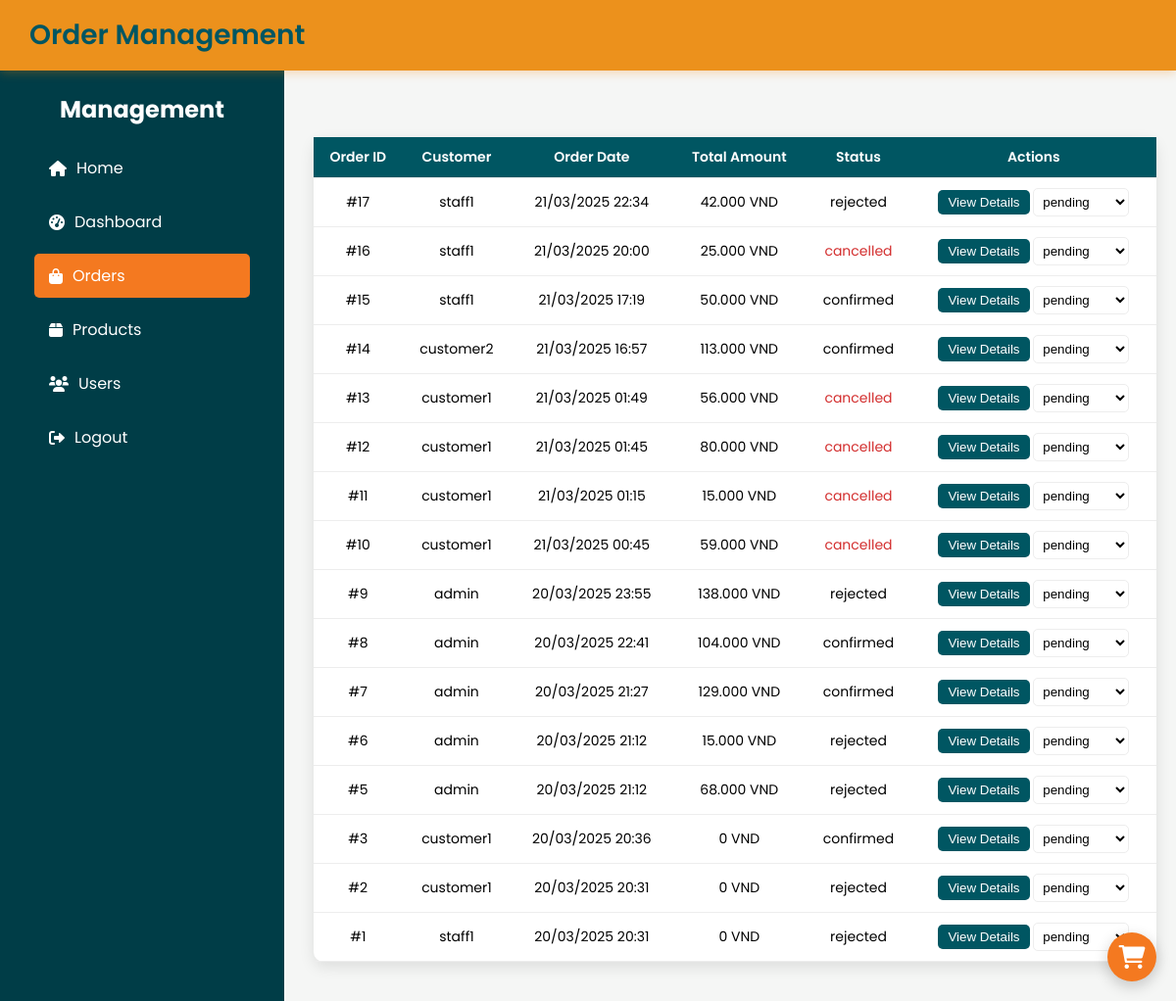
The app's page /admin/orders.php (signed in), older data.
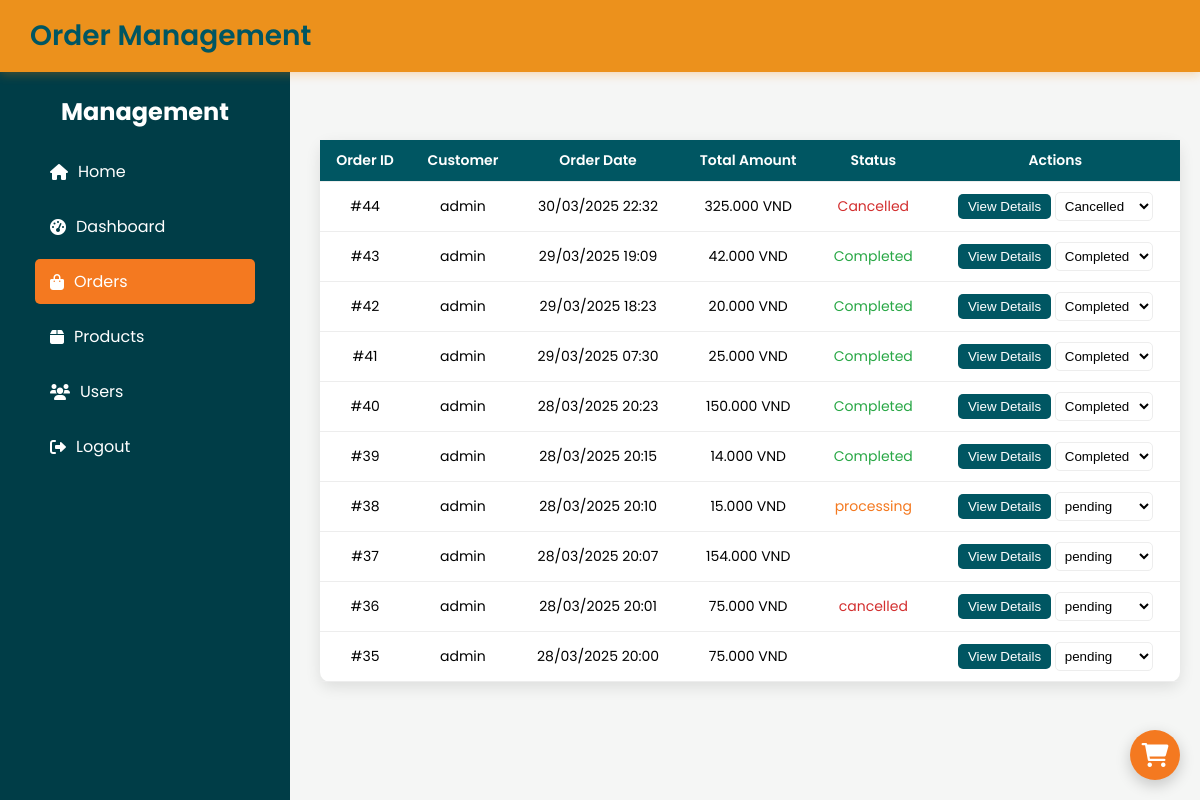
The same page, newer data.
### tables this page shows
CREATE TABLE `orders` (
  `order_id` int(11) NOT NULL,
  `user_id` int(11) DEFAULT NULL,
  `order_date` datetime DEFAULT current_timestamp(),
  `total_amount` decimal(10,2) NOT NULL DEFAULT 0.00,
  `status` varchar(50) NOT NULL,
  `payment_method` varchar(50) NOT NULL DEFAULT 'cod',
  `address` text NOT NULL,
  `note` text DEFAULT NULL
);

CREATE TABLE `users` (
  `user_id` int(11) NOT NULL,
  `username` varchar(50) NOT NULL,
  `password` varchar(255) NOT NULL,
  `email` varchar(100) DEFAULT NULL,
  `full_name` varchar(100) DEFAULT NULL,
  `phone` varchar(20) DEFAULT NULL,
  `address` text DEFAULT NULL,
  `role_id` int(11) DEFAULT NULL,
  `created_at` timestamp NOT NULL DEFAULT current_timestamp()
);

### admin/orders.php (the view, shortened to what this page needs)
<?php
include '../includes/db_connect.php';
$stmt = $conn->prepare("SELECT o.order_id, o.order_date, o.total_amount, o.status, u.username
                        FROM orders o
                        JOIN users u ON o.user_id = u.user_id
                        ORDER BY o.order_date DESC");
$stmt->execute();
$orders = $stmt->fetchAll(PDO::FETCH_ASSOC);
?>
<!DOCTYPE html>
<html lang="en">
<head>
    <link rel="stylesheet" href="../assets/css/all.css">
    <link rel="stylesheet" href="https://cdnjs.cloudflare.com/ajax/libs/font-awesome/6.0.0-beta3/css/all.min.css">
</head>
<body>
    <div class="admin-container">
        <aside class="sidebar">
        <h3>Management</h3>
            <nav>
                <a href="../index.php"><i class="fas fa-home"></i> Home</a>
                <a href="dashboard.php"><i class="fas fa-tachometer-alt"></i> Dashboard</a>
                <a href="orders.php" class="active"><i class="fas fa-shopping-bag"></i> Orders</a>
                <a href="products.php"><i class="fas fa-box"></i> Products</a>
                <a href="users.php"><i class="fas fa-users"></i> Users</a>
                <a href="../login.php?logout=1"><i class="fas fa-sign-out-alt"></i> Logout</a>
            </nav>
        </aside>
        <main class="admin-content">
            <header>
                <h1>Order Management</h1>
            </header>
            <table class="admin-table">
                <thead>
                    <tr>
                        <th>Order ID</th>
                        <th>Customer</th>
                        <th>Order Date</th>
                        <th>Total Amount</th>
                        <th>Status</th>
                        <th>Actions</th>
                    </tr>
                </thead>
                <tbody>
                    <?php foreach ($orders as $order): ?>
                        <tr>
                            <td>#<?php echo $order['order_id']; ?></td>
                            <td><?php echo htmlspecialchars($order['username']); ?></td>
                            <td><?php echo date('d/m/Y H:i', strtotime($order['order_date'])); ?></td>
                            <td><?php echo number_format($order['total_amount'], 0, ',', '.') . ' VND'; ?></td>
                            <td class="status status-<?php echo strtolower($order['status']); ?>">
                                <?php echo htmlspecialchars($order['status']); ?>
                            </td>
                            <td>
                                <button class="view-details" data-order-id="<?php echo $order['order_id']; ?>">View Details</button>
                                <?php if ($order['status'] == 'pending'): ?>
                                    <a href="?confirm_order=<?php echo $order['order_id']; ?>" class="btn-action confirm-order" onclick="return confirm('Confirm this order?');">Confirm</a>
                                    <a href="?reject_order=<?php echo $order['order_id']; ?>" class="btn-action reject-order" onclick="return confirm('Reject this order?');">Reject</a>
                                <?php else: ?>
                                    <form method="POST" action="" class="status-form" style="display: inline;">
                                        <select name="status" onchange="this.form.submit()">
                                            <option value="pending" <?php echo $order['status'] == 'pending' ? 'selected' : ''; ?>>pending</option>
                                            <option value="Completed" <?php echo $order['status'] == 'Completed' ? 'selected' : ''; ?>>Completed</option>
                                            <option value="Cancelled" <?php echo $order['status'] == 'Cancelled' ? 'selected' : ''; ?>>Cancelled</option>
                                        </select>
                                    </form>
                                <?php endif; ?>
                            </td>
                        </tr>
                    <?php endforeach; ?>
                </tbody>
            </table>
        </main>
    </div>
    <a href="../cart.php" class="cart-icon">
        <i class="fas fa-shopping-cart"></i>
    </a>
</body>
</html>

Row changes from the older to the newer data that the page shows:
removed orders: order_id "17", user.username "staff1", order_date "21/03/2025 22:34", total_amount "42.000", status "rejected"
removed orders: order_id "16", user.username "staff1", order_date "21/03/2025 20:00", total_amount "25.000", status "cancelled"
removed orders: order_id "15", user.username "staff1", order_date "21/03/2025 17:19", total_amount "50.000", status "confirmed"
removed orders: order_id "14", user.username "customer2", order_date "21/03/2025 16:57", total_amount "113.000", status "confirmed"
removed orders: order_id "13", user.username "customer1", order_date "21/03/2025 01:49", total_amount "56.000", status "cancelled"
removed orders: order_id "12", user.username "customer1", order_date "21/03/2025 01:45", total_amount "80.000", status "cancelled"
removed orders: order_id "11", user.username "customer1", order_date "21/03/2025 01:15", total_amount "15.000", status "cancelled"
removed orders: order_id "10", user.username "customer1", order_date "21/03/2025 00:45", total_amount "59.000", status "cancelled"
removed orders: order_id "9", user.username "admin", order_date "20/03/2025 23:55", total_amount "138.000", status "rejected"
removed orders: order_id "8", user.username "admin", order_date "20/03/2025 22:41", total_amount "104.000", status "confirmed"
removed orders: order_id "7", user.username "admin", order_date "20/03/2025 21:27", total_amount "129.000", status "confirmed"
removed orders: order_id "6", user.username "admin", order_date "20/03/2025 21:12", total_amount "15.000", status "rejected"
removed orders: order_id "5", user.username "admin", order_date "20/03/2025 21:12", total_amount "68.000", status "rejected"
removed orders: order_id "3", user.username "customer1", order_date "20/03/2025 20:36", total_amount "0", status "confirmed"
removed orders: order_id "2", user.username "customer1", order_date "20/03/2025 20:31", total_amount "0", status "rejected"
removed orders: order_id "1", user.username "staff1", order_date "20/03/2025 20:31", total_amount "0", status "rejected"
added orders: order_id "44", user.username "admin", order_date "30/03/2025 22:32", total_amount "325.000", status "Cancelled"
added orders: order_id "43", user.username "admin", order_date "29/03/2025 19:09", total_amount "42.000", status "Completed"
added orders: order_id "42", user.username "admin", order_date "29/03/2025 18:23", total_amount "20.000", status "Completed"
added orders: order_id "41", user.username "admin", order_date "29/03/2025 07:30", total_amount "25.000", status "Completed"
added orders: order_id "40", user.username "admin", order_date "28/03/2025 20:23", total_amount "150.000", status "Completed"
added orders: order_id "39", user.username "admin", order_date "28/03/2025 20:15", total_amount "14.000", status "Completed"
added orders: order_id "38", user.username "admin", order_date "28/03/2025 20:10", total_amount "15.000", status "processing"
added orders: order_id "37", user.username "admin", order_date "28/03/2025 20:07", total_amount "154.000"
added orders: order_id "36", user.username "admin", order_date "28/03/2025 20:01", total_amount "75.000", status "cancelled"
added orders: order_id "35", user.username "admin", order_date "28/03/2025 20:00", total_amount "75.000"
